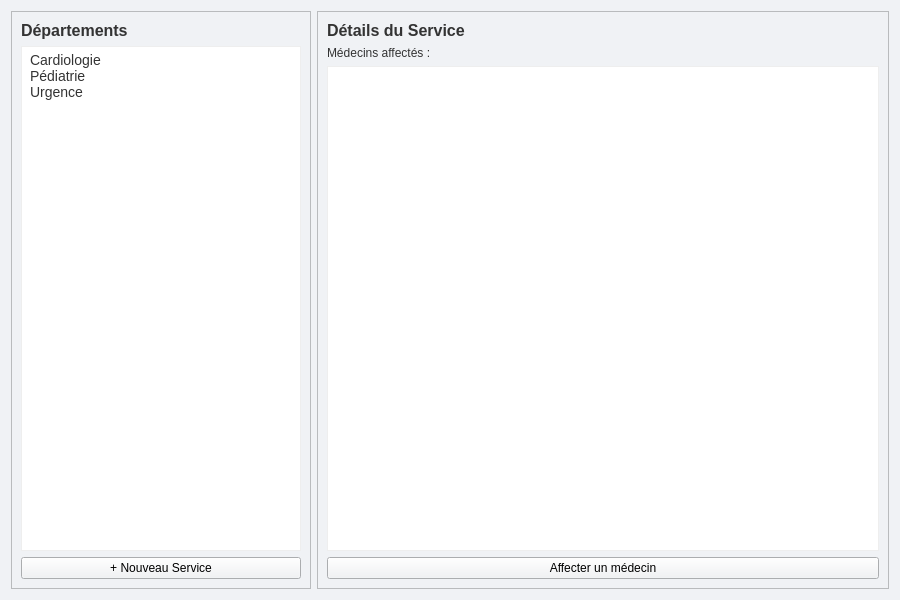
<?xml version="1.0" encoding="UTF-8"?>
<ui version="4.0">
 <class>PageServices</class>
 <widget class="QWidget" name="PageServices">
  <property name="geometry">
   <rect>
    <x>0</x>
    <y>0</y>
    <width>900</width>
    <height>600</height>
   </rect>
  </property>
  <property name="styleSheet">
   <string notr="true">/* --- STYLE LOCAL --- */
QWidget { 
    font-family: &quot;Segoe UI&quot;, sans-serif; 
    background-color: #f0f2f5; 
}

/* Cadres Blancs */
QFrame.Card { 
    background-color: white; 
    border-radius: 8px; 
    border: 1px solid #e0e0e0; 
}

/* --- CORRECTION TEXTE INVISIBLE --- */
QLabel {
    color: #333333; /* Force le texte en noir */
}

QListWidget { 
    border: 1px solid #eee; 
    padding: 5px; 
    background-color: white;
    color: #333333; /* Texte des items en noir */
    font-size: 14px;
}

/* Style de l'élément sélectionné dans la liste */
QListWidget::item:selected {
    background-color: #2d7aed;
    color: white;
    border-radius: 4px;
}

QListWidget::item:hover {
    background-color: #f5f7fa;
    color: #2d7aed;
}

/* Boutons */
QPushButton.ActionBtn { 
    background-color: #2d7aed; 
    color: white; 
    border-radius: 4px; 
    padding: 6px; 
    font-weight: bold; 
    border: none;
}
QPushButton.ActionBtn:hover { 
    background-color: #1a5fc7; 
}
</string>
  </property>
  <layout class="QHBoxLayout" name="horizontalLayout">
   <item>
    <widget class="QFrame" name="frame_services_list">
     <property name="maximumSize">
      <size>
       <width>300</width>
       <height>16777215</height>
      </size>
     </property>
     <property name="class" stdset="0">
      <string>Card</string>
     </property>
     <property name="frameShape">
      <enum>QFrame::StyledPanel</enum>
     </property>
     <layout class="QVBoxLayout" name="verticalLayout_list">
      <item>
       <widget class="QLabel" name="lbl_services">
        <property name="text">
         <string>Départements</string>
        </property>
        <property name="styleSheet">
         <string notr="true">font-size: 16px; font-weight: bold;</string>
        </property>
       </widget>
      </item>
      <item>
       <widget class="QListWidget" name="listWidget_services">
        <item>
         <property name="text">
          <string>Cardiologie</string>
         </property>
        </item>
        <item>
         <property name="text">
          <string>Pédiatrie</string>
         </property>
        </item>
        <item>
         <property name="text">
          <string>Urgence</string>
         </property>
        </item>
       </widget>
      </item>
      <item>
       <widget class="QPushButton" name="btn_add_service">
        <property name="class" stdset="0">
         <string>ActionBtn</string>
        </property>
        <property name="text">
         <string>+ Nouveau Service</string>
        </property>
       </widget>
      </item>
     </layout>
    </widget>
   </item>
   <item>
    <widget class="QFrame" name="frame_details">
     <property name="class" stdset="0">
      <string>Card</string>
     </property>
     <property name="frameShape">
      <enum>QFrame::StyledPanel</enum>
     </property>
     <layout class="QVBoxLayout" name="verticalLayout_details">
      <item>
       <widget class="QLabel" name="lbl_details_title">
        <property name="text">
         <string>Détails du Service</string>
        </property>
        <property name="styleSheet">
         <string notr="true">font-size: 16px; font-weight: bold;</string>
        </property>
       </widget>
      </item>
      <item>
       <widget class="QLabel" name="lbl_meds_assigned">
        <property name="text">
         <string>Médecins affectés :</string>
        </property>
       </widget>
      </item>
      <item>
       <widget class="QListWidget" name="listWidget_assigned_docs"/>
      </item>
      <item>
       <widget class="QPushButton" name="btn_assign_doc">
        <property name="class" stdset="0">
         <string>ActionBtn</string>
        </property>
        <property name="text">
         <string>Affecter un médecin</string>
        </property>
       </widget>
      </item>
     </layout>
    </widget>
   </item>
  </layout>
 </widget>
 <resources/>
 <connections/>
</ui>
